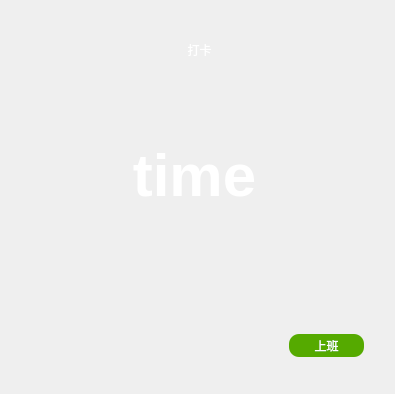
<?xml version="1.0" encoding="UTF-8"?>
<ui version="4.0">
 <class>daka</class>
 <widget class="QWidget" name="daka">
  <property name="geometry">
   <rect>
    <x>0</x>
    <y>0</y>
    <width>395</width>
    <height>394</height>
   </rect>
  </property>
  <property name="windowTitle">
   <string>Form</string>
  </property>
  <property name="styleSheet">
   <string notr="true">border-radius:10px;

color:#fff;</string>
  </property>
  <widget class="QWidget" name="widget" native="true">
   <property name="geometry">
    <rect>
     <x>-1</x>
     <y>-6</y>
     <width>401</width>
     <height>401</height>
    </rect>
   </property>
   <property name="styleSheet">
    <string notr="true">border-image: url(:/new/prefix1/Image/bg1.jpg);</string>
   </property>
   <widget class="QLabel" name="mytime">
    <property name="geometry">
     <rect>
      <x>10</x>
      <y>150</y>
      <width>371</width>
      <height>61</height>
     </rect>
    </property>
    <property name="styleSheet">
     <string notr="true">border-image:none;
font-family: &quot;黑体&quot;;
font-size:60px;
font-weight:1000;
text-align:center;</string>
    </property>
    <property name="text">
     <string>time</string>
    </property>
    <property name="alignment">
     <set>Qt::AlignCenter</set>
    </property>
   </widget>
   <widget class="QLabel" name="show_state">
    <property name="geometry">
     <rect>
      <x>10</x>
      <y>40</y>
      <width>381</width>
      <height>31</height>
     </rect>
    </property>
    <property name="styleSheet">
     <string notr="true">border-image:none;</string>
    </property>
    <property name="text">
     <string>打卡</string>
    </property>
    <property name="alignment">
     <set>Qt::AlignCenter</set>
    </property>
   </widget>
   <widget class="QPushButton" name="pb_work_state">
    <property name="geometry">
     <rect>
      <x>290</x>
      <y>340</y>
      <width>75</width>
      <height>23</height>
     </rect>
    </property>
    <property name="styleSheet">
     <string notr="true">background-color: rgb(85, 170, 0);
color: rgb(255, 255, 255);
border:none;
border-image:none;
</string>
    </property>
    <property name="text">
     <string>上班</string>
    </property>
   </widget>
  </widget>
 </widget>
 <resources/>
 <connections/>
</ui>
